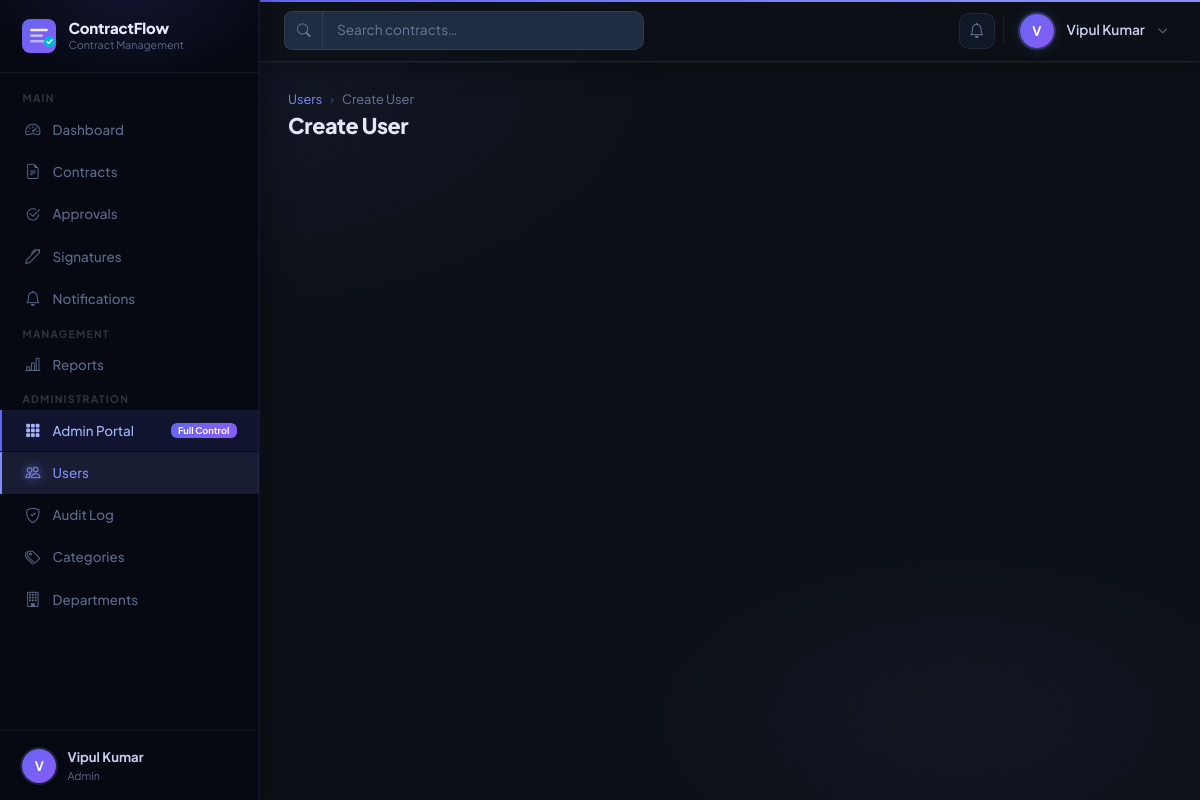
The page /users/create/ (signed in) on the database its author committed.
### accounts/models.py (models this page shows, shortened)
class User(AbstractUser):
    class Role(models.TextChoices):
        ADMIN = "ADMIN", "Admin"
        MANAGER = "MANAGER", "Manager"
        EMPLOYEE = "EMPLOYEE", "Employee"
    class Status(models.TextChoices):
        ACTIVE = "ACTIVE", "Active"
        INACTIVE = "INACTIVE", "Inactive"
        SUSPENDED = "SUSPENDED", "Suspended"
    role = models.CharField(
        max_length=20,
        choices=Role.choices,
        default=Role.EMPLOYEE,
    )
    status = models.CharField(
        max_length=20,
        choices=Status.choices,
        default=Status.ACTIVE,
    )
    phone = models.CharField(max_length=20, blank=True)
    department = models.ForeignKey(
        Department,
        on_delete=models.SET_NULL,
        null=True,
        blank=True,
        related_name="users",
    )
    @property
    def is_admin(self):
        return self.role == self.Role.ADMIN
    @property
    def is_manager(self):
        return self.role == self.Role.MANAGER
    @property
    def full_name(self):
        return f"{self.first_name} {self.last_name}".strip() or self.username

### accounts/views.py (the view)
# urls.py: path("users/create/",                   views.user_create,         name="user_create"),
@login_required
@admin_required
def user_create(request):
    form = UserCreateForm(request.POST or None)
    if request.method == "POST" and form.is_valid():
        user = form.save()
        log_action(request, AuditLog.Action.CREATE, "accounts",
                   f"Created user '{user.username}' (role: {user.get_role_display()})", "User", user.pk)
        messages.success(request, f"User '{user.username}' created successfully.")
        return redirect("accounts:user_list")
    return render(request, "accounts/user_form.html", {
        "form":  form,
        "title": "Create User",
        "action": "Create",
    })

### accounts/forms.py
class UserCreateForm(UserCreationForm):
    class Meta:
        model = User
        fields = [
            "username", "first_name", "last_name",
            "email", "phone", "role", "department", "status",
        ]
        widgets = {
            "username":   forms.TextInput(attrs={"class": "form-control"}),
            "first_name": forms.TextInput(attrs={"class": "form-control"}),
            "last_name":  forms.TextInput(attrs={"class": "form-control"}),
            "email":      forms.EmailInput(attrs={"class": "form-control"}),
            "phone":      forms.TextInput(attrs={"class": "form-control"}),
            "role":       forms.Select(attrs={"class": "form-select"}),
            "department": forms.Select(attrs={"class": "form-select"}),
            "status":     forms.Select(attrs={"class": "form-select"}),
        }
    def __init__(self, *args, **kwargs):
        super().__init__(*args, **kwargs)
        self.fields["password1"].widget.attrs["class"] = "form-control"
        self.fields["password2"].widget.attrs["class"] = "form-control"

### accounts/models.py (called while the page is built)
    def __str__(self):
        return self.name

### notifications/context_processors.py (called while the page is built)
def unread_notifications(request):
    if request.user.is_authenticated:
        count = Notification.objects.filter(
            recipient=request.user,
            status=Notification.Status.UNREAD,
        ).count()
        return {"unread_notification_count": count}
    return {"unread_notification_count": 0}

### templates/accounts/user_form.html (shortened to what this page needs)
{% extends "base.html" %}
{% block nav_users %}active{% endblock %}
{% block content %}
<div class="page-header">
  <div>
    <nav aria-label="breadcrumb"><ol class="breadcrumb mb-1">
      <li class="breadcrumb-item"><a href="{% url 'accounts:user_list' %}">Users</a></li>
      <li class="breadcrumb-item active">{{ title }}</li>
    </ol></nav>
    <h1 class="page-title">{{ title }}</h1>
  </div>
</div>
{% endblock %}

### templates/base.html (shortened to what this page needs)
{% load static %}
<!DOCTYPE html>
<html lang="en">
<head>
  <link href="https://cdn.jsdelivr.net/npm/bootstrap@5.3.3/dist/css/bootstrap.min.css" rel="stylesheet">
  <link href="https://cdn.jsdelivr.net/npm/bootstrap-icons@1.11.3/font/bootstrap-icons.min.css" rel="stylesheet">
  <link href="{% static 'css/crm.css' %}" rel="stylesheet">
</head>
<body>
<div class="crm-wrapper">
  <aside class="sidebar" id="crm-sidebar">
    <a class="sidebar-brand" href="{% url 'dashboard:index' %}">
      <div>
        <div class="brand-text">ContractFlow</div>
        <div class="brand-sub">Contract Management</div>
      </div>
    </a>
    <nav class="sidebar-nav">
      <span class="nav-section-label">Main</span>
      <a class="sidebar-link {% block nav_dashboard %}{% endblock %}"
         href="{% url 'dashboard:index' %}">
        <span class="nav-icon"><i class="bi bi-speedometer2"></i></span>
        Dashboard
      </a>
      <a class="sidebar-link {% block nav_contracts %}{% endblock %}"
         href="{% url 'contracts:contract_list' %}">
        <span class="nav-icon"><i class="bi bi-file-earmark-text"></i></span>
        Contracts
      </a>
      <a class="sidebar-link {% block nav_approvals %}{% endblock %}"
         href="{% url 'approvals:approval_list' %}">
        <span class="nav-icon"><i class="bi bi-check2-circle"></i></span>
        Approvals
      </a>
      <a class="sidebar-link {% block nav_signatures %}{% endblock %}"
         href="{% url 'signatures:signature_list' %}">
        <span class="nav-icon"><i class="bi bi-pen"></i></span>
        Signatures
      </a>
      <a class="sidebar-link {% block nav_notifications %}{% endblock %}"
         href="{% url 'notifications:notification_list' %}">
        <span class="nav-icon"><i class="bi bi-bell"></i></span>
        Notifications
      </a>
      {% if request.user.is_manager or request.user.is_admin %}
      <span class="nav-section-label">Management</span>
      <a class="sidebar-link {% block nav_reports %}{% endblock %}"
         href="{% url 'reports:reports_index' %}">
        <span class="nav-icon"><i class="bi bi-bar-chart-line"></i></span>
        Reports
      </a>
      {% endif %}
      {% if request.user.is_admin %}
      <span class="nav-section-label">Administration</span>
      <a class="sidebar-link"
         href="{% url 'accounts:admin_portal' %}"
         style="background:rgba(99,102,241,.12);border-left-color:#6366f1;color:#a5b4fc;">
        <span class="nav-icon"><i class="bi bi-grid-3x3-gap-fill"></i></span>
        Admin Portal
        <span class="badge ms-auto" style="background:linear-gradient(135deg,#6366f1,#8b5cf6);color:#fff;font-size:.58rem;padding:.18rem .45rem;">Full Control</span>
      </a>
      <a class="sidebar-link {% block nav_users %}{% endblock %}"
         href="{% url 'accounts:user_list' %}">
        <span class="nav-icon"><i class="bi bi-people"></i></span>
        Users
      </a>
      <a class="sidebar-link {% block nav_audit %}{% endblock %}"
         href="{% url 'audit:audit_list' %}">
        <span class="nav-icon"><i class="bi bi-shield-check"></i></span>
        Audit Log
      </a>
      <a class="sidebar-link {% block nav_categories %}{% endblock %}"
         href="{% url 'contracts:category_list' %}">
        <span class="nav-icon"><i class="bi bi-tags"></i></span>
        Categories
      </a>
      <a class="sidebar-link {% block nav_departments %}{% endblock %}"
         href="{% url 'accounts:department_list' %}">
        <span class="nav-icon"><i class="bi bi-building"></i></span>
        Departments
      </a>
      {% endif %}
    </nav>
    <div class="sidebar-footer">
      <div class="sidebar-user">
        <div class="sidebar-avatar">{{ request.user.username|first|upper }}</div>
        <div class="sidebar-user-info">
          <div class="name">{{ request.user.full_name }}</div>
          <div class="role">{{ request.user.get_role_display }}</div>
        </div>
      </div>
    </div>
  </aside>
  <div class="main-area">
    <header class="topbar">
      <form class="topbar-search d-none d-md-flex"
            action="{% url 'contracts:contract_list' %}"
            method="get">
        <div class="input-group">
          <span class="input-group-text rounded-start-3 border-end-0">
            <i class="bi bi-search" style="font-size:.85rem;"></i>
          </span>
          <input type="text" name="search" class="form-control"
                 placeholder="Search contracts…"
                 value="{{ request.GET.search|default:'' }}">
        </div>
      </form>
      <div class="topbar-actions">
        <a href="{% url 'notifications:notification_list' %}" class="btn-icon" title="Notifications">
          <i class="bi bi-bell"></i>
        </a>
        <div class="dropdown">
          <div class="topbar-user" data-bs-toggle="dropdown" aria-expanded="false">
            <div class="topbar-avatar">{{ request.user.username|first|upper }}</div>
            <span class="d-none d-md-inline ms-1"
                  style="font-size:.855rem;font-weight:600;color:#c8ceee;">
              {{ request.user.full_name }}
            </span>
            <i class="bi bi-chevron-down ms-1 d-none d-md-inline"
               style="font-size:.65rem;color:#9ca3af;"></i>
          </div>
        </div>
      </div>
    </header>
    <main class="page-content" style="position:relative;z-index:1;">
      {% block content %}{% endblock %}
    </main>
  </div>
</div>
</body>
</html>

### rows shown on the page
User: user.username|first "V", user.full_name "Vipul Kumar", user.role "Admin"

### other values the page prints
{{ title }} "Create User"
